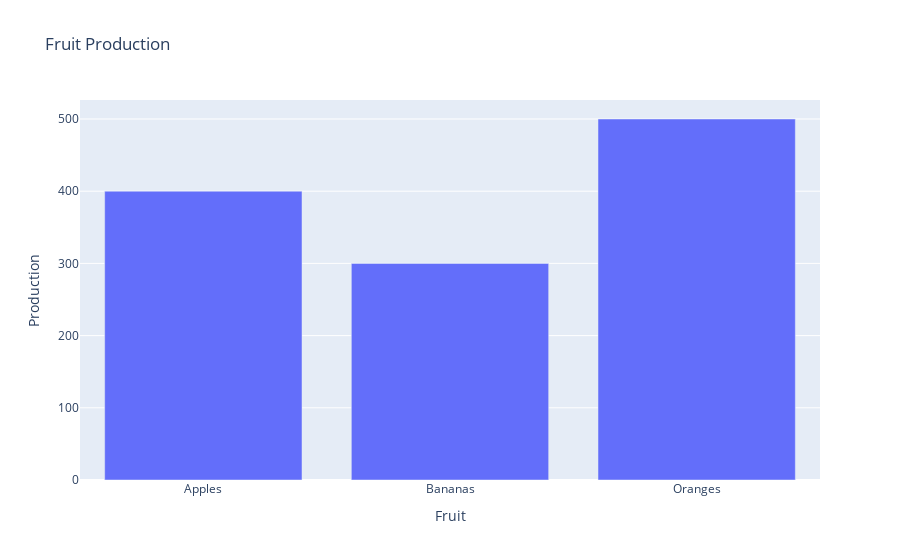

Notebook cell for this chart:
### Code cell
import plotly.graph_objects as go
fig = go.Figure(data=go.Bar(x=['Apples', 'Bananas', 'Oranges'], y=[400, 300, 500]))
fig.update_layout(title='Fruit Production', xaxis_title='Fruit', yaxis_title='Production')
fig.show()

### Figure 1 — Plotly figure (JSON) as saved in the notebook; plotly's stock layout.template omitted (floating-point values rounded to 4 significant figures)
{"data": [{"type": "bar", "x": ["Apples", "Bananas", "Oranges"], "y": [400, 300, 500]}], "layout": {"title": {"text": "Fruit Production"}, "xaxis": {"title": {"text": "Fruit"}}, "yaxis": {"title": {"text": "Production"}}}}
